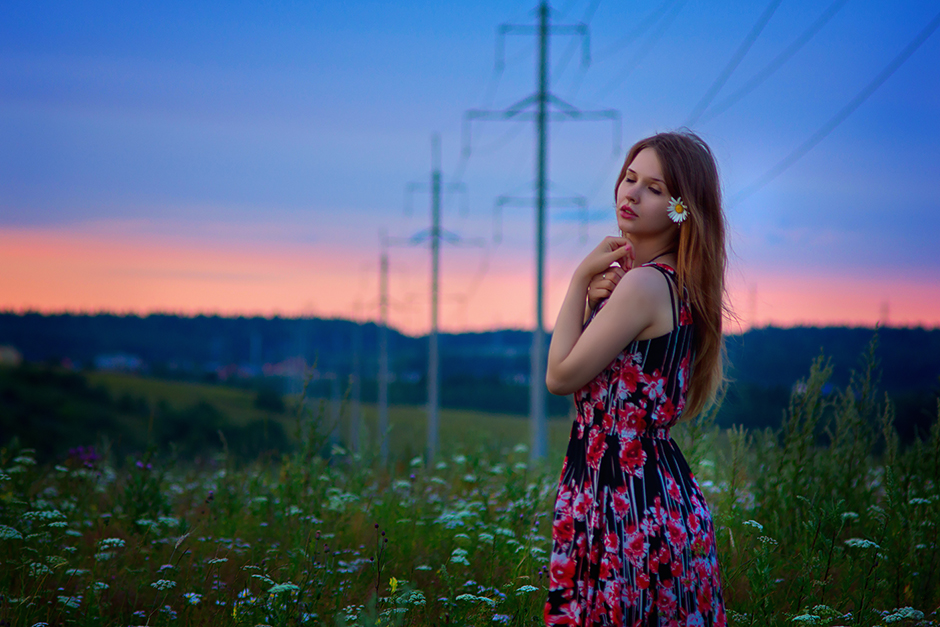
#> input picture lena4.jpg, 940 x 627 px
$ jupyter execute Untitled6.ipynb
#> lines starting #> are read from the running program, lines starting #| are printed output that depends on the picture; long printed decimals are rounded
[cell 1]
import cv2

import numpy as np

import matplotlib.pyplot as plt

[cell 2]
def select_image():
    path = "lena4.jpg" #fd.askopenfilename()
    if (len(path) > 0):
        return cv2.imread(path)
#> returned value is the input picture: shape (627, 940, 3); mean B, G, R 119.2, 92.6, 75.9

[cell 3]
def normalize(image):
    maxB = image[...,0].max()
    maxG = image[...,1].max()
    maxR = image[...,2].max()
    print(image)
    return np.uint8(image[:,:] * [255/maxB, 255/maxG, 255/maxR])

[cell 4]
def base_color(image, base_colr, targ_colr):
    blue = targ_colr[0]/(base_colr[0]+1)
    green = targ_colr[1]/(base_colr[1]+1)
    red = targ_colr[2]/(base_colr[2]+1)
    print(blue, green, red)
    return np.uint8(np.clip(image * [blue, green, red], 0, 255))

[cell 5]
def gray_world(image):
    redAv = np.average(image[:,:,2])
#> redAv = 75.9
    greenAv = np.average(image[:,:,1])
#> greenAv = 92.64
    blueAv = np.average(image[:,:,0])
#> blueAv = 119.2

    avg = (redAv + greenAv + blueAv)/3
#> avg = 95.91

    return np.uint8(np.clip(image[:,:] * [avg/blueAv, avg/greenAv, avg/redAv], 0, 255))
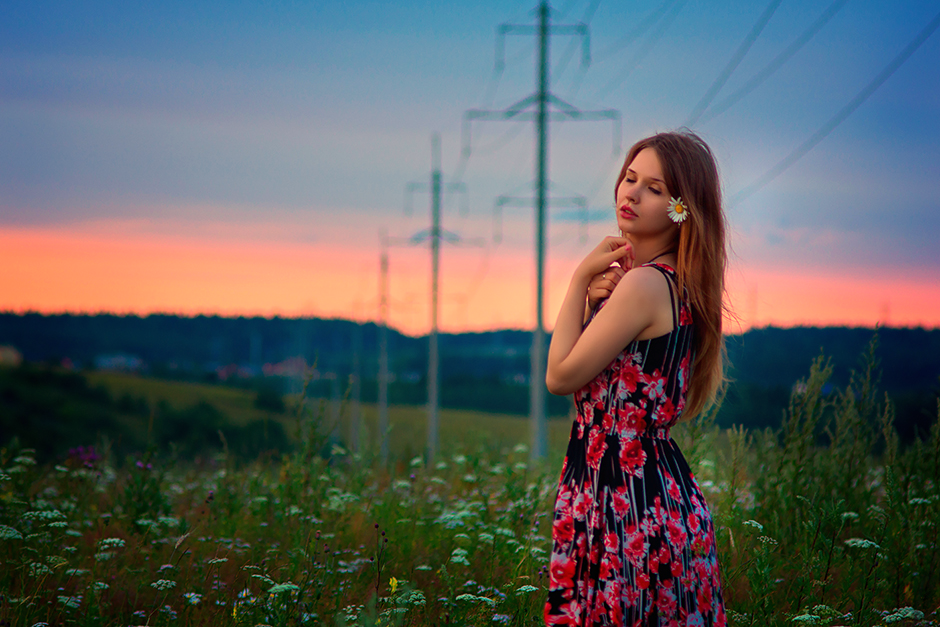
#> returned value: shape (627, 940, 3); mean of channels 0, 1, 2 95.4, 95.4, 92.6; drawn as B, G, R

[cell 6]
im1 = select_image()
balanced_im = gray_world(im1)
im2 = select_image()
basecol_im = base_color(im2, im2[10,10], [192, 255, 192])
#> in base_color, `blue = targ_colr[0]/(base_colr[0]+1)`: blue = 0.941
#> in base_color, `green = targ_colr[1]/(base_colr[1]+1)`: green = 2.5
#> in base_color, `red = targ_colr[2]/(base_colr[2]+1)`: red = 5.19
#| 0.9412 2.5 5.189
#> in base_color, `return np.uint8(np.clip(image * [blue, green, red], 0, 255))`:
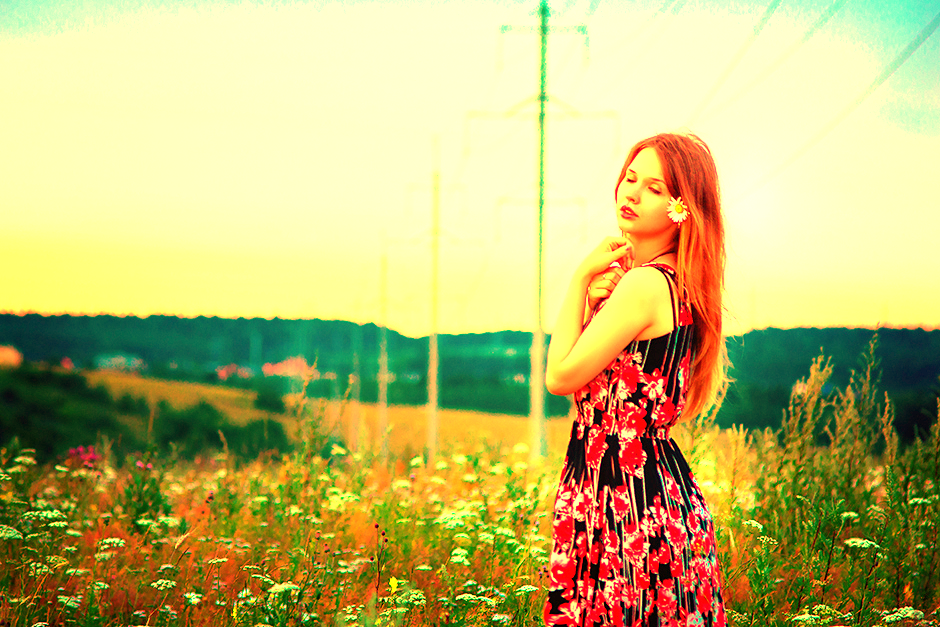
#> returned value: shape (627, 940, 3); mean of channels 0, 1, 2 111.7, 182.8, 190.5; drawn as B, G, R

[cell 7]
im01 = cv2.cvtColor(im1, cv2.COLOR_BGR2RGB)
im02 = cv2.cvtColor(balanced_im, cv2.COLOR_BGR2RGB)
im03 = cv2.cvtColor(basecol_im, cv2.COLOR_BGR2RGB)

size = 20
plt.figure(num = 1, figsize=(size, size))
plt.subplot(121),plt.imshow(im01)
plt.title('Basic'), plt.xticks([]), plt.yticks([])

plt.subplot(122),plt.imshow(im03)
plt.title('Hier'), plt.xticks([]), plt.yticks([])
plt.show()
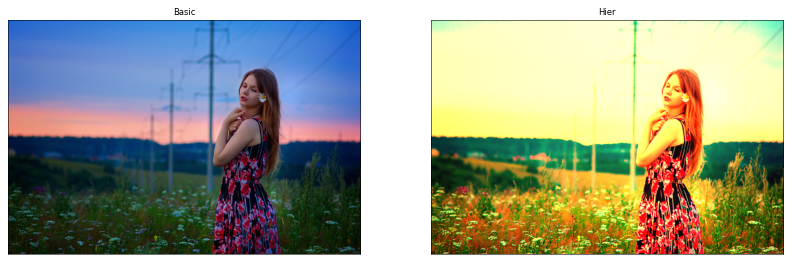
#> figure drawn by matplotlib, 2 panels

[cell 8]
size = 20
plt.figure(num = 1, figsize=(size, size))
plt.subplot(121),plt.imshow(im01)
plt.title('Basic'), plt.xticks([]), plt.yticks([])

plt.subplot(122),plt.imshow(im02)
plt.title('Hier'), plt.xticks([]), plt.yticks([])
plt.show()
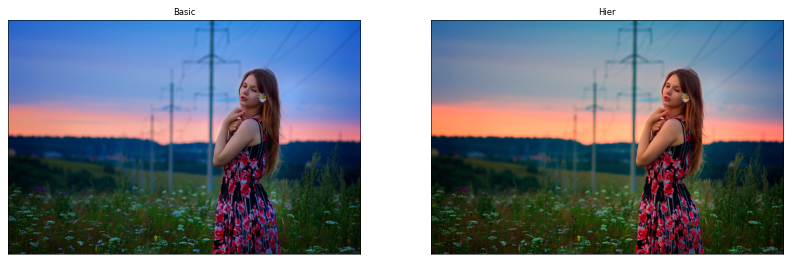
#> figure drawn by matplotlib, 2 panels

$ run again, with cat.jpg copied over lena4.jpg
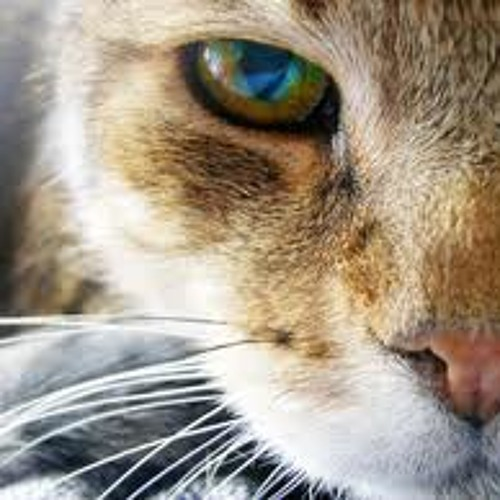
#> input picture cat.jpg, 500 x 500 px
#> in select_image, returned value is the input picture: shape (500, 500, 3); mean B, G, R 135, 150.7, 161.9
#> redAv = 161.9
#> greenAv = 150.7
#> blueAv = 135
#> avg = 149.2
#> blue = 1.07
#> green = 1.4
#> red = 1.05
#| 1.067 1.401 1.049
#> in base_color, `return np.uint8(np.clip(image * [blue, green, red], 0, 255))`:
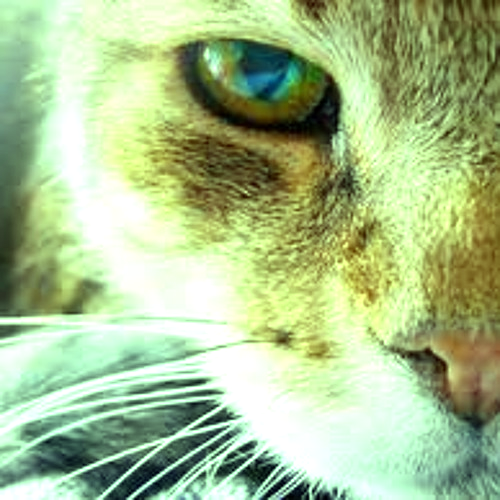
#> returned value: shape (500, 500, 3); mean of channels 0, 1, 2 143.1, 192.6, 169.1; drawn as B, G, R
#> `plt.show()`:
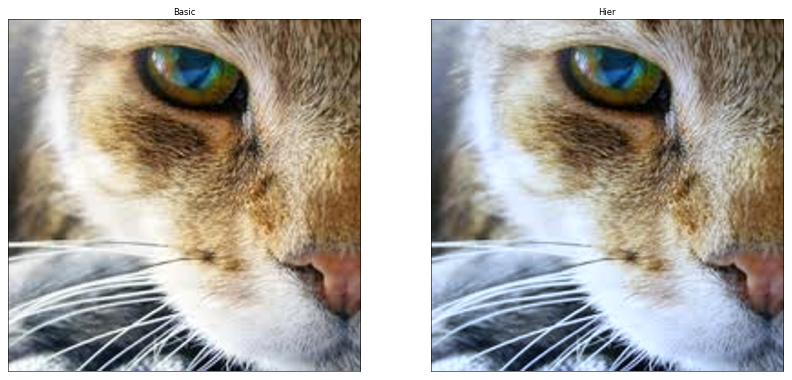
#> figure drawn by matplotlib, 2 panels
